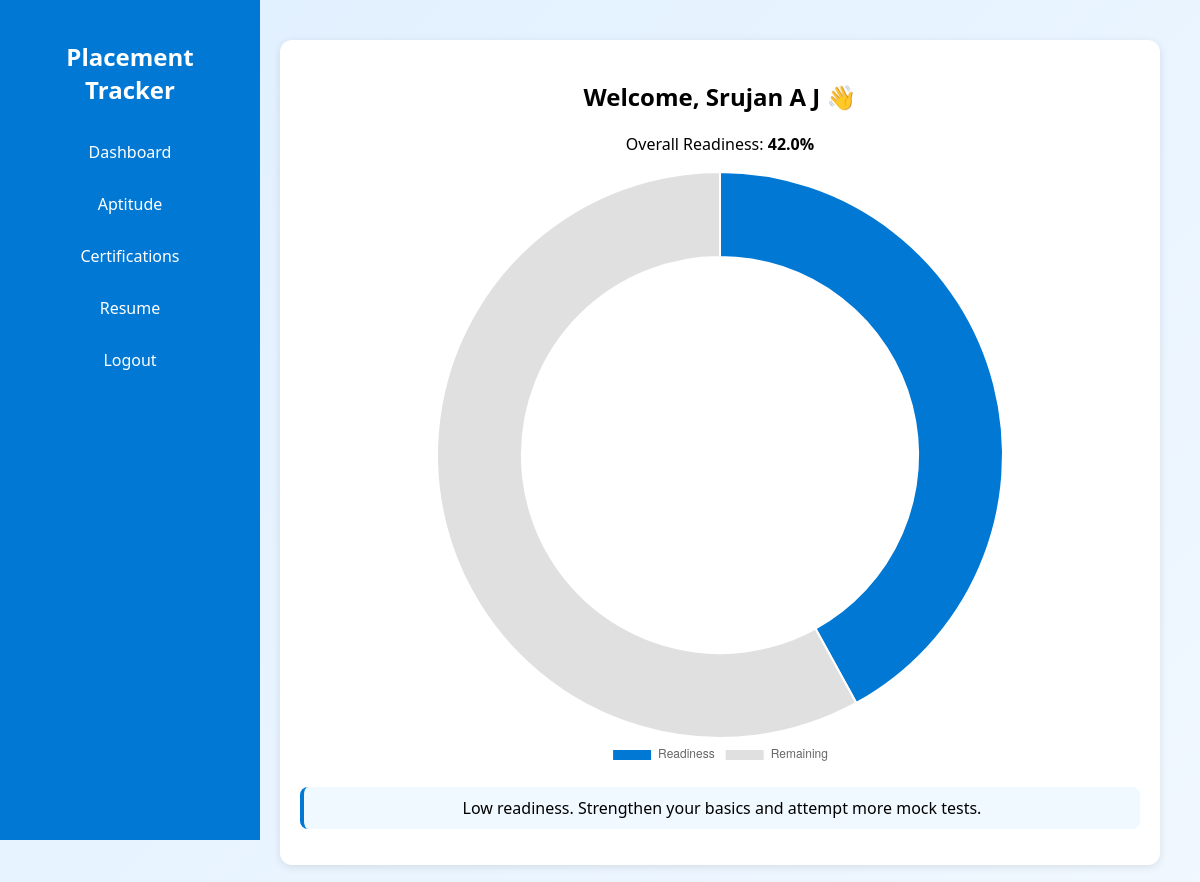
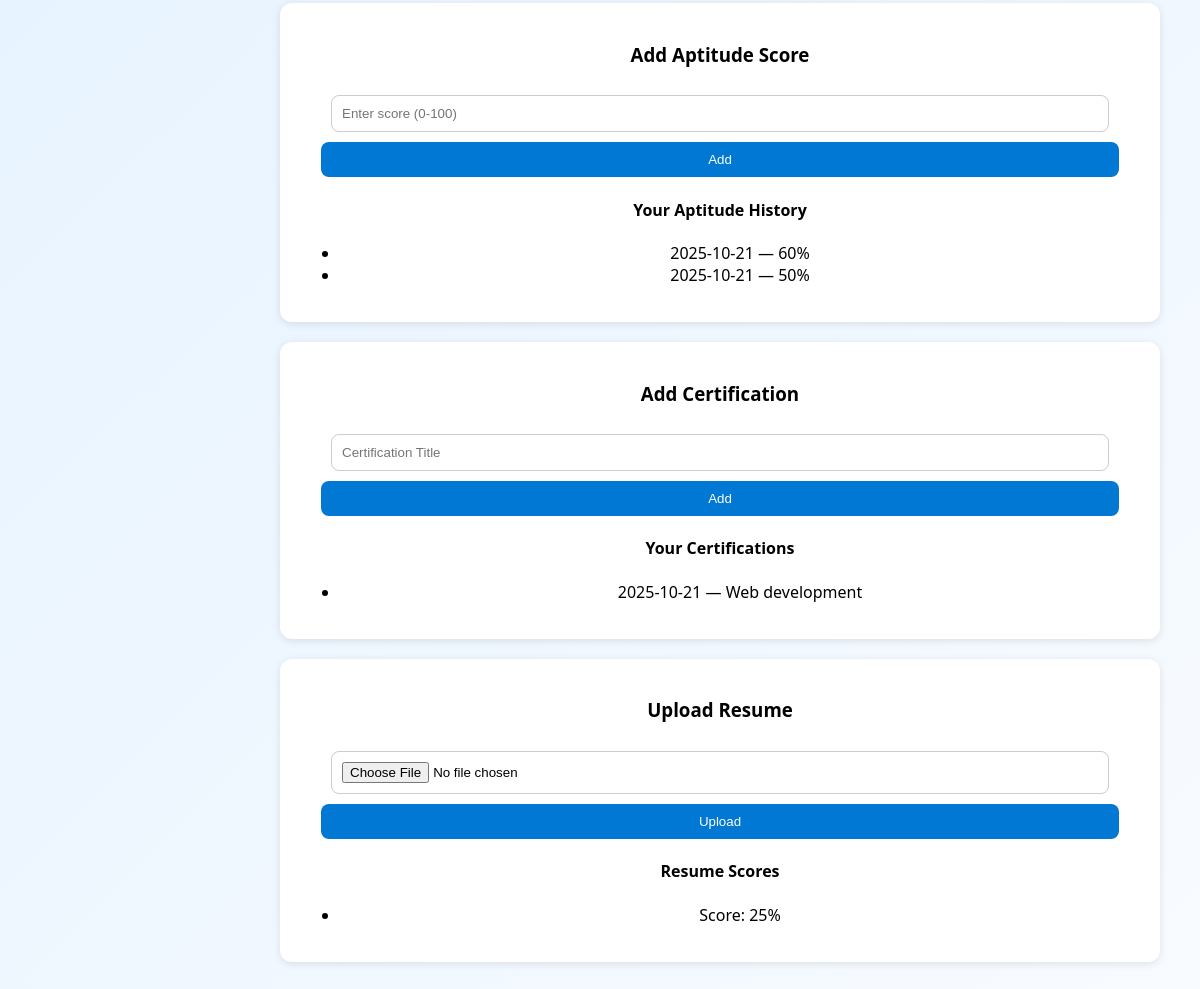
/dashboard (signed in), run on the app's committed database (2 pictures, top to bottom).
### tables this page shows
CREATE TABLE aptitude
                 (id INTEGER PRIMARY KEY AUTOINCREMENT,
                  user_id INTEGER,
                  score INTEGER,
                  test_date TEXT);

CREATE TABLE certifications
                 (id INTEGER PRIMARY KEY AUTOINCREMENT,
                  user_id INTEGER,
                  title TEXT,
                  date TEXT);

CREATE TABLE resume_data
                 (id INTEGER PRIMARY KEY AUTOINCREMENT,
                  user_id INTEGER,
                  filename TEXT,
                  score INTEGER);

### app.py (the view)
@app.route('/dashboard', methods=['GET', 'POST'])
def dashboard():
    if 'user_id' not in session:
        return redirect(url_for('login'))
    user_id = session['user_id']
    conn = sqlite3.connect('database.db')
    c = conn.cursor()
    c.execute("SELECT score, test_date FROM aptitude WHERE user_id=?", (user_id,))
    aptitude_data = c.fetchall()
    c.execute("SELECT title, date FROM certifications WHERE user_id=?", (user_id,))
    cert_data = c.fetchall()
    c.execute("SELECT score FROM resume_data WHERE user_id=?", (user_id,))
    resume_data = c.fetchall()
    conn.close()
    readiness, feedback = calculate_readiness(user_id)
    return render_template('dashboard.html',
                           user=session['user_name'],
                           aptitude_data=aptitude_data,
                           cert_data=cert_data,
                           resume_data=resume_data,
                           readiness=readiness,
                           feedback=feedback)

### templates/dashboard.html (shortened to what this page needs)
<!DOCTYPE html>
<html lang="en">
<head>
  <link rel="stylesheet" href="{{ url_for('static', filename='style.css') }}">
</head>
<body>
  <div class="sidebar">
    <h2>Placement Tracker</h2>
    <a href="{{ url_for('dashboard') }}">Dashboard</a>
    <a href="#aptitude">Aptitude</a>
    <a href="#certifications">Certifications</a>
    <a href="#resume">Resume</a>
    <a href="{{ url_for('logout') }}">Logout</a>
  </div>
  <div class="main-content">
    <div class="card">
      <h2>Welcome, {{ user }} 👋</h2>
      <p>Overall Readiness: <b>{{ readiness }}%</b></p>
      <div class="chart-box">
        <canvas id="readinessChart" width="350" height="350"></canvas>
      </div>
      <p class="feedback">{{ feedback }}</p>
    </div>
    <div class="card" id="aptitude">
      <h3>Add Aptitude Score</h3>
      <form method="POST" action="/add_aptitude">
        <input type="number" name="score" placeholder="Enter score (0-100)" required>
        <button type="submit">Add</button>
      </form>
      <h4>Your Aptitude History</h4>
      <ul>
        {% for score, date in aptitude_data %}
        <li>{{ date }} — {{ score }}%</li>
        {% endfor %}
      </ul>
    </div>
    <div class="card" id="certifications">
      <h3>Add Certification</h3>
      <form method="POST" action="/add_certification">
        <input type="text" name="title" placeholder="Certification Title" required>
        <button type="submit">Add</button>
      </form>
      <h4>Your Certifications</h4>
      <ul>
        {% for title, date in cert_data %}
        <li>{{ date }} — {{ title }}</li>
        {% endfor %}
      </ul>
    </div>
    <div class="card" id="resume">
      <h3>Upload Resume</h3>
      <form method="POST" action="/upload_resume" enctype="multipart/form-data">
        <input type="file" name="resume" accept=".pdf,.docx" required>
        <button type="submit">Upload</button>
      </form>
      <h4>Resume Scores</h4>
      <ul>
        {% for score in resume_data %}
        <li>Score: {{ score[0] }}%</li>
        {% endfor %}
      </ul>
    </div>
  </div>
  <script>
    const ctx = document.getElementById('readinessChart');
    new Chart(ctx, {
      type: 'doughnut',
      data: {
        labels: ['Readiness', 'Remaining'],
        datasets: [{
          data: [{{ readiness }}, 100 - {{ readiness }}],
          backgroundColor: ['#0078d4', '#e0e0e0']
        }]
      },
      options: {
        cutout: '70%',
        plugins: { legend: { position: 'bottom' } }
      }
    });
  </script>
</body>
</html>

### static/style.css (style rules this page uses)
body { font-family: Arial, sans-serif; background-color: #f2f4f8; text-align: center; }
input { width: 90%; padding: 10px; margin: 10px 0; border: 1px solid #ccc; border-radius: 8px; }
button { width: 95%; padding: 10px; background: #0078d4; color: white; border: none; border-radius: 8px; cursor: pointer; }
.card { background-color: #f9f9f9; padding: 15px; margin: 20px; border-radius: 8px; }
.chart-box canvas { max-width: 600px; max-height: 600px; width: 100%; height: auto; }

### templates/dashboard.html (style rules this page uses)
body { margin: 0; font-family: "Segoe UI", sans-serif; background: linear-gradient(135deg, #e0f0ff, #f8fbff); display: flex; }
.sidebar { width: 220px; background-color: #0078d4; color: white; height: 100vh; padding: 20px; position: fixed; top: 0; left: 0; display: flex; flex-direction: column; }
.sidebar h2 { margin-bottom: 20px; text-align: center; }
.sidebar a { color: white; text-decoration: none; padding: 10px; margin: 5px 0; border-radius: 8px; transition: 0.3s; }
.main-content { margin-left: 240px; padding: 20px; width: calc(100% - 240px); }
.card { background: white; border-radius: 12px; box-shadow: 0 2px 8px rgba(0,0,0,0.1); padding: 20px; margin-bottom: 20px; }
.chart-box { display: flex; justify-content: center; align-items: center; }
.feedback { background-color: #f0f9ff; border-left: 4px solid #0078d4; padding: 10px 15px; border-radius: 8px; font-weight: 500; }

### data on the page
aptitude: test_date "2025-10-21", score "60"
aptitude: test_date "2025-10-21", score "50"
certifications: date "2025-10-21", title "Web development"
resume_data: score "25"

### other printed values
{{ user }} "Srujan A J"
{{ readiness }} "42.0"
{{ feedback }} "Low readiness. Strengthen your basics and attempt more mock tests."
chart data {{ readiness }} 42.0
